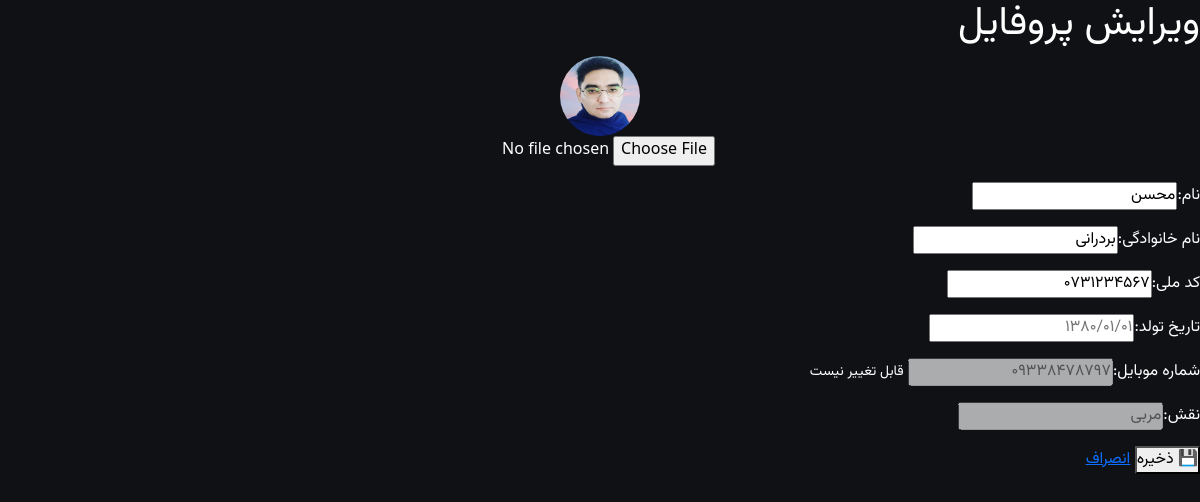
/profile/edit/ (signed in), run on an earlier commit of the app's database.
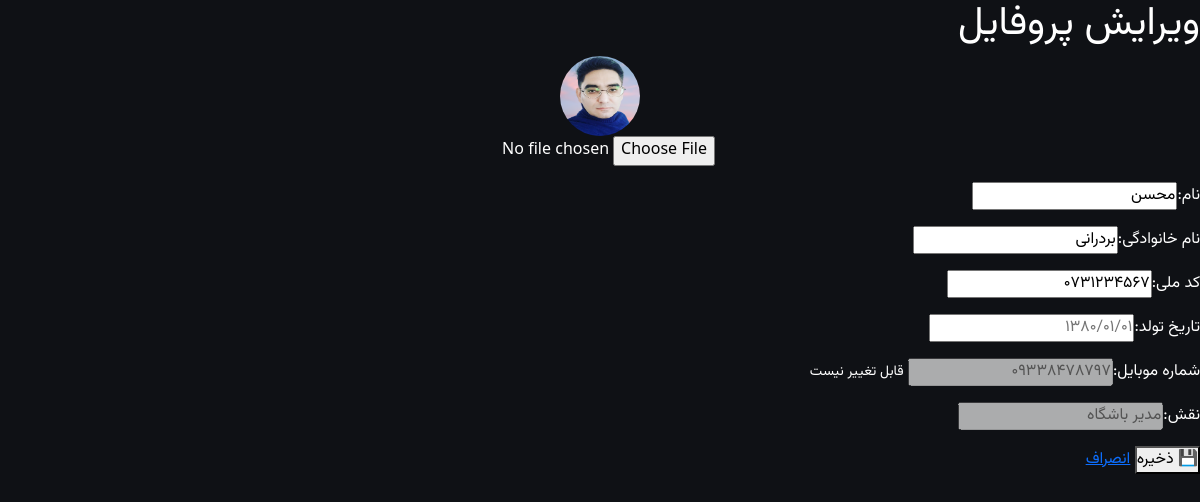
And on a later commit of the database.
### apps/accounts/models.py (models this page shows, shortened)
class User(AbstractBaseUser, PermissionsMixin):
    phone = models.CharField(max_length=11, unique=True)
    first_name = models.CharField(max_length=100)
    last_name = models.CharField(max_length=100)
    birth_date = jmodels.jDateField('تاریخ تولد', null=True, blank=True)
    national_code = models.CharField(max_length=10, blank=True, null=True)
    avatar = models.ImageField(upload_to='avatars/', blank=True, null=True)
    is_super_manager = models.BooleanField(default=False)
    is_club_manager = models.BooleanField(default=False)
    is_instructor = models.BooleanField(default=False)
    is_active = models.BooleanField(default=True)
    is_staff = models.BooleanField(default=False)
    created_at = models.DateTimeField(auto_now_add=True)
    updated_at = models.DateTimeField(auto_now=True)
    objects = UserMnaager()
    USERNAME_FIELD = 'phone'
    REQUIRED_FIELDS = ['first_name', 'last_name']
    class Meta:
        verbose_name = 'کاربر'
        verbose_name_plural = 'کاربرها'

### apps/accounts/views.py (the view, shortened to what this page needs)
# urls.py: path('profile/edit/', views.ProfileEditView.as_view(), name='profile_edit'),
class ProfileEditView(LoginRequiredMixin, View):
    def get(self, request):
        return render(request, 'accounts/profile_edit.html')

### apps/core/context_processors.py (called while the page is built)
def site_settings(request):
    return {'site_settings': SiteSetting.get_settings()}

### apps/core/models.py (called while the page is built)
    @classmethod
    def get_settings(cls):
        obj, created = cls.objects.get_or_create(pk=1)
        return obj

### templates/accounts/profile_edit.html (shortened to what this page needs)
{% extends 'base.html' %}
{% load jformat %}
{% block content %}
<h1>ویرایش پروفایل</h1>
<form method="post" enctype="multipart/form-data">
    <p style="text-align:center;">
        {% if user.avatar %}
        <img src="{{ user.avatar.url }}" width="80" height="80" style="border-radius:50%;">
        {% else %}
        <span style="font-size:60px;">👤</span>
        {% endif %}
        <br>
        <input type="file" name="avatar" accept="image/*">
    </p>
    <p><label>نام:</label><input name="first_name" value="{{ user.first_name }}" required></p>
    <p><label>نام خانوادگی:</label><input name="last_name" value="{{ user.last_name }}" required></p>
    <p><label>کد ملی:</label><input name="national_code" value="{{ user.national_code|default:'' }}"></p>
    <p><label>تاریخ تولد:</label><input name="birth_date" value="{{ user.birth_date|jformat:'%Y/%m/%d'|default:'' }}" placeholder="۱۳۸۰/۰۱/۰۱"></p>
    <p><label>شماره موبایل:</label><input value="{{ user.phone }}" disabled> <small>قابل تغییر نیست</small></p>
    {% if user.is_super_manager %}
    <p><label>نقش‌ها (فقط مدیر کل می‌تواند تغییر دهد):</label><br>
        <label><input type="checkbox" name="is_club_manager" {% if user.is_club_manager %}checked{% endif %}> مدیر باشگاه</label>
        <label><input type="checkbox" name="is_instructor" {% if user.is_instructor %}checked{% endif %}> مربی</label>
    </p>
{% else %}
    <p><label>نقش:</label><input value="{% if user.is_club_manager %}مدیر باشگاه{% elif user.is_instructor %}مربی{% else %}هنرجو{% endif %}" disabled></p>
{% endif %}
    <button type="submit">💾 ذخیره</button>
    <a href="{% url 'accounts:profile' %}">انصراف</a>
</form>
{% endblock %}

What changed in the data, as far as the page shows it:
changed User "محسن": is_club_manager "مربی" → "مدیر باشگاه"
